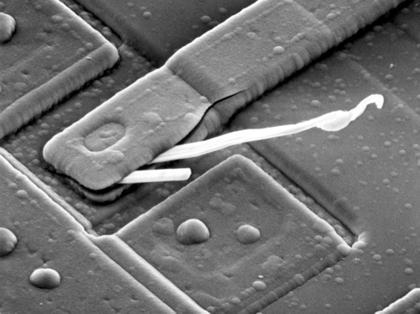
%> input picture Assignment 4/3/blown_ic.tif, 420 x 314 px, shrunk from 906 x 678 before the run
$ octave Q3_99210294.m   (GNU Octave 9; MATLAB toolbox functions it lacks are replaced by stand-ins)
%> lines starting %> are read from the running program, lines starting %| are printed output that depends on the picture; in (x1, y1, x2, y2) boxes, pixels count from 0 and x2, y2 are one past the last pixel; in counts of white or black regions, pixels touching at a corner belong together; the program's own positions count from 1
clear all;
main();
function main()
    image = imread("blown_ic.tif");% downloaded image
%> image is the input picture: size 314x420 uint8; min 0, max 255, mean 112.6
    zeropadImage = zeropad(image);% zero padded image
%> in zeropad, `outputImage(1:imageHeight,1:imageWidth) = inputImage;`:
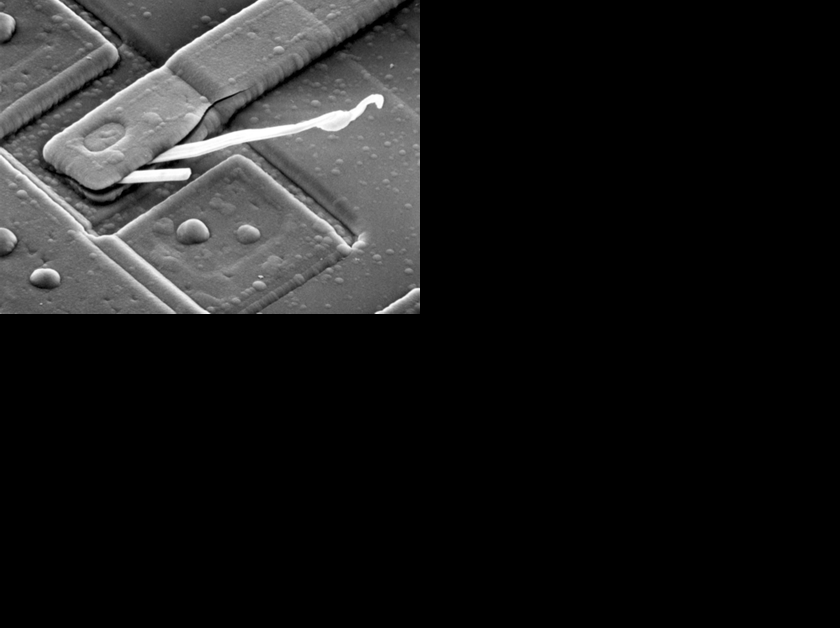
%> outputImage: size 628x840 double; min 0, max 255, mean 28.1
    centeredImage = concentrateSpectrum(zeropadImage);% image mutiplied by -1^(x+y)
%> after the loop in concentrateSpectrum, `for i = 1:size(resultImage,1)`:
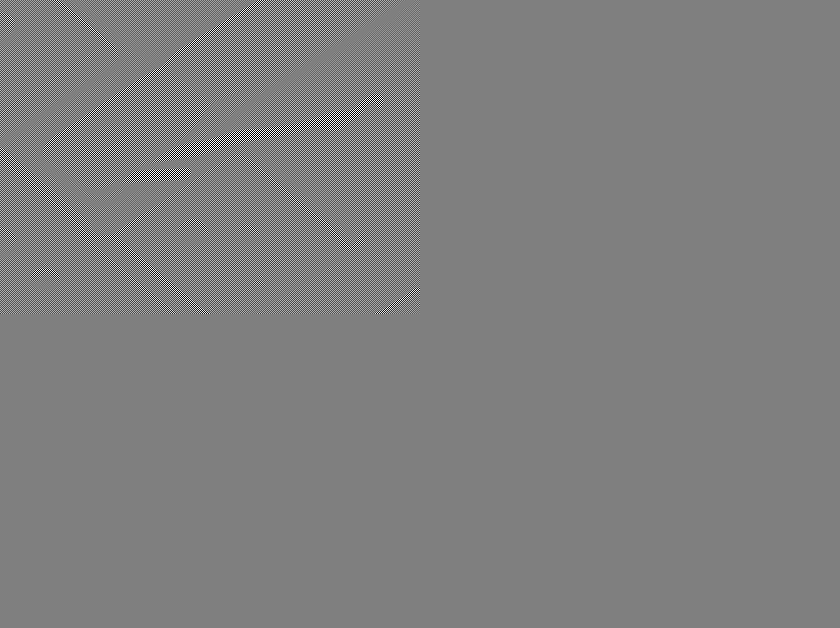
%> resultImage: size 628x840 double; 12.44% of pixels changed, all inside (x1, y1, x2, y2) = (0, 0, 420, 314); drawn with min black and max white
    F = fft2(centeredImage);% Fast Furier Transform of image

    gFilter = generateGaussianFilter(20 , size(zeropadImage));%gaussian filter
    G = gFilter .* F;
    g = concentrateSpectrum(real(ifft2(G)));
%> after the loop in concentrateSpectrum (call 2), `for i = 1:size(resultImage,1)`:
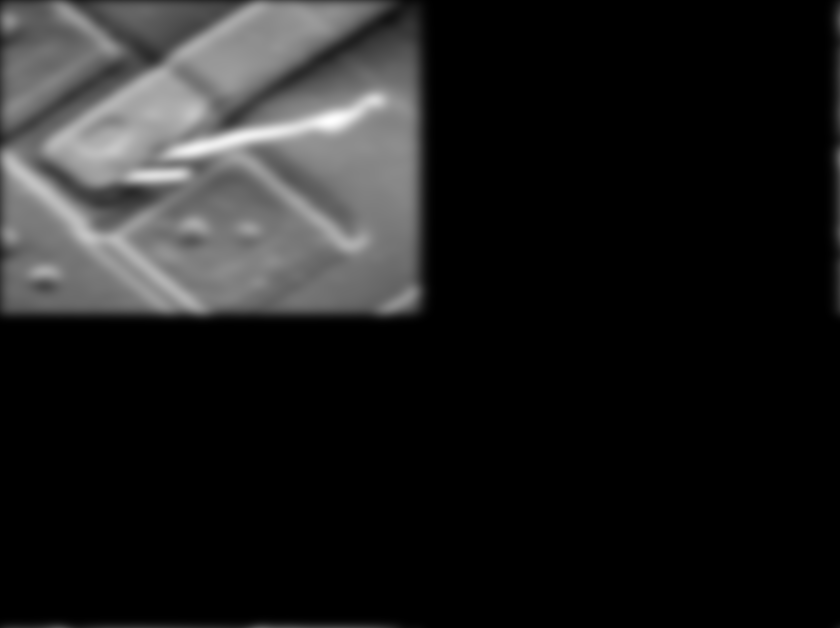
%> resultImage: size 628x840 double; min -7.06e-14, max 231.4, mean 28.1; drawn with min black and max white

    figure;

    subplot(331)
    imshow(image);
    title("main image")
    subplot(332)
    imshow(uint8(zeropadImage));
    title("zero padded image")

    subplot(333)
    imshow(uint8(centeredImage));
    title("image mutiplied by (-1)^(x+y)")

    subplot(334)
    imshow(log(abs(F) + 1) , []);
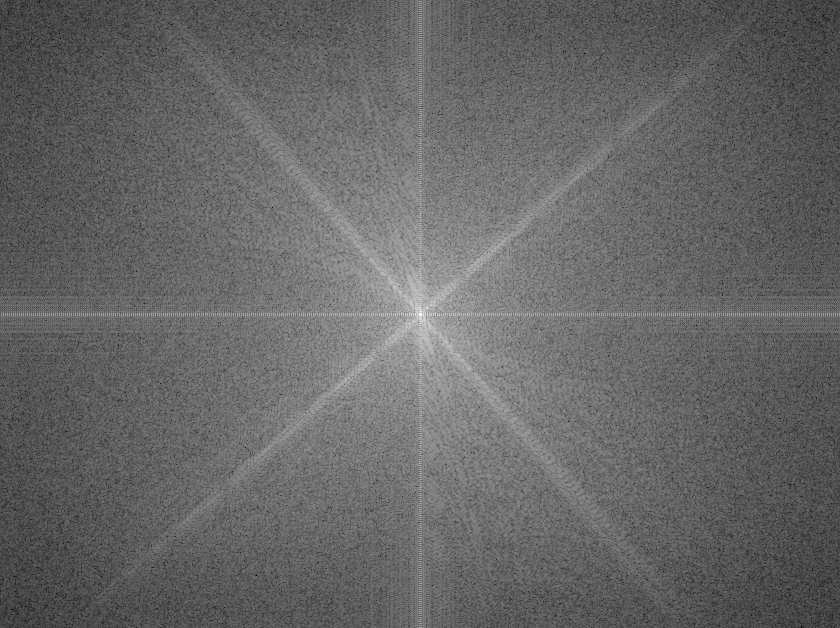
%> displayed picture: size 628x840, on the screen's scale of 0 to 255; min 0, max 255, mean 102.2
    title("spectrum of fft of image")

    subplot(335)
    imshow(gFilter);
    title("gaussian filter")

    subplot(336)
    imshow(abs(G));
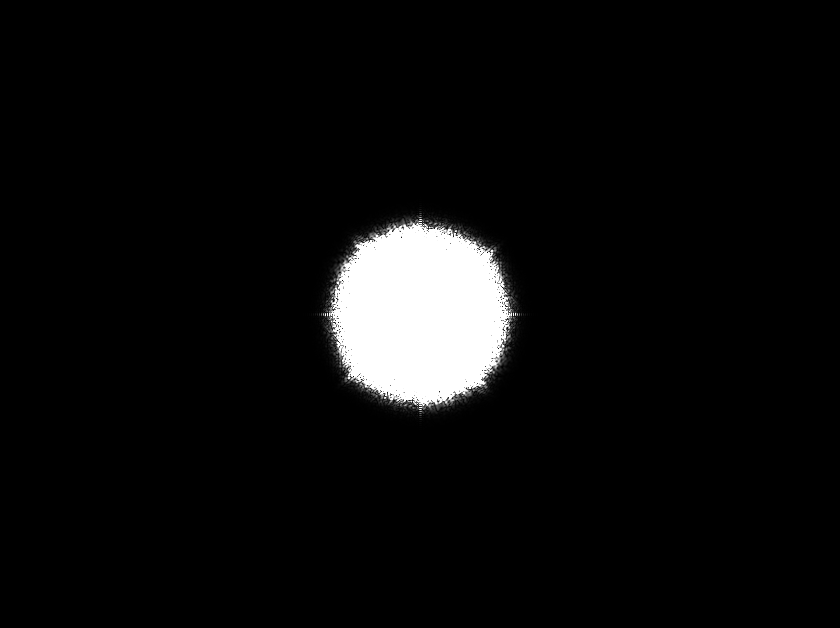
%> displayed picture: size 628x840, on the screen's scale of 0 to 255; min 0, max 255, mean 12.6
    title("spectrum multiplied by gaussian filter")

    subplot(337)
    imshow(g , []);
    title("result of applying filter with zeropad")

    subplot(338)
    imshow(g(1:size(image,1) , 1:size(image,2)) , []);
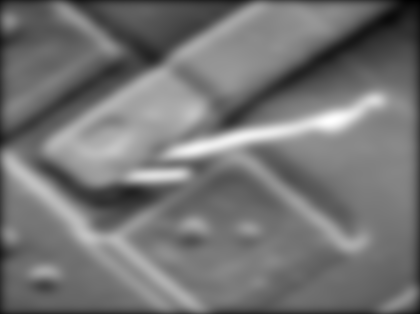
%> displayed picture: size 314x420, on the screen's scale of 0 to 255; min 0, max 255, mean 115.9
%> `main();`:
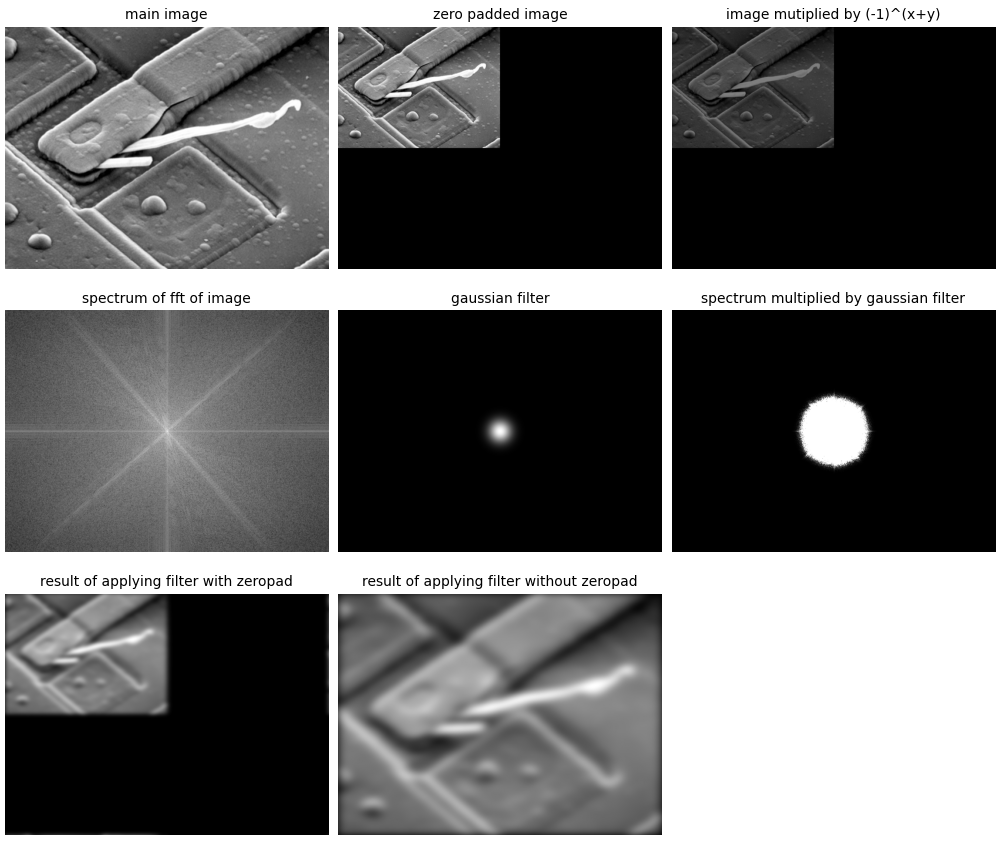
%> figure redrawn from the program's plot data, 8 panels
    title("result of applying filter without zeropad")
end

%%%%%%%%%%%%%%%%%%%%%%%%%%%%%%%%%%% generateGaussianFilter  %%%%%%%%%%%%%%%%%%%%%%%%%%%%%%%%%%%%%
%%% This function generates Gaussian filter                                                   %%%
%%% input(s) : {}                                                                             %%%
%%% output(s) : {filter : generated filter}                                                   %%%
%%%%%%%%%%%%%%%%%%%%%%%%%%%%%%%%%%%%%%%%%%%%%%%%%%%%%%%%%%%%%%%%%%%%%%%%%%%%%%%%%%%%%%%%%%%%%%%%%
function filter = generateGaussianFilter(D0 , filterSize)
    M = filterSize(1);
    N = filterSize(2);
    X=0:N-1;
    Y=0:M-1;
    [X, Y]=meshgrid(X,Y);
    Cx=0.5*N;
    Cy=0.5*M;
    filter=exp(-((X-Cx).^2+(Y-Cy).^2)./(2*D0.^2));
end
%%%%%%%%%%%%%%%%%%%%%%%%%%%%%%%%%%%%%%%%%%% zeropad %%%%%%%%%%%%%%%%%%%%%%%%%%%%%%%%%%%%%%%%%%%%%
%%% This function add zero padding to given image                                             %%%
%%% input(s) : {inputImage : given image}                                                     %%%
%%% output(s) : {outputImage : zero padded image}                                             %%%
%%%%%%%%%%%%%%%%%%%%%%%%%%%%%%%%%%%%%%%%%%%%%%%%%%%%%%%%%%%%%%%%%%%%%%%%%%%%%%%%%%%%%%%%%%%%%%%%%
function outputImage = zeropad(inputImage)
    imageHeight = size(inputImage ,1);
    imageWidth = size(inputImage ,2);
    outputImage = zeros(2 * size(inputImage));
    outputImage(1:imageHeight,1:imageWidth) = inputImage;
end

%%%%%%%%%%%%%%%%%%%%%%%%%%%%%%%%%%%%% concentrateSpectrum %%%%%%%%%%%%%%%%%%%%%%%%%%%%%%%%%%%%%%%
%%% This function mutiplies image to -1^(x+y)                                                 %%%
%%% input(s) : {inputImage : given image}                                                     %%%
%%% output(s) : {resultImage : result of multiplication}                                      %%%
%%%%%%%%%%%%%%%%%%%%%%%%%%%%%%%%%%%%%%%%%%%%%%%%%%%%%%%%%%%%%%%%%%%%%%%%%%%%%%%%%%%%%%%%%%%%%%%%%
function resultImage = concentrateSpectrum(inputImage)
    resultImage = inputImage;
    for i = 1:size(resultImage,1)
        for j =1:size(resultImage,2)
            resultImage(i,j) = resultImage(i,j) * (-1)^(i+j);
        end
    end
end

%%%%%%%%%%%%%%%%%%%%%%%%%%%%%%%%%%%%%% normalizeMatrix %%%%%%%%%%%%%%%%%%%%%%%%%%%%%%%%%%%%%%%%%%
%%% This function scale matrix values to range [0 255]                                        %%%
%%% input(s) : {X : given matrix}                                                             %%%
%%% output(s) : {result : result of normalization}                                            %%%
%%%%%%%%%%%%%%%%%%%%%%%%%%%%%%%%%%%%%%%%%%%%%%%%%%%%%%%%%%%%%%%%%%%%%%%%%%%%%%%%%%%%%%%%%%%%%%%%%
function result =  normalizeMatrix(X)
    X = X - min(min(X));
    result = 255 * X / max(max(X));
end
